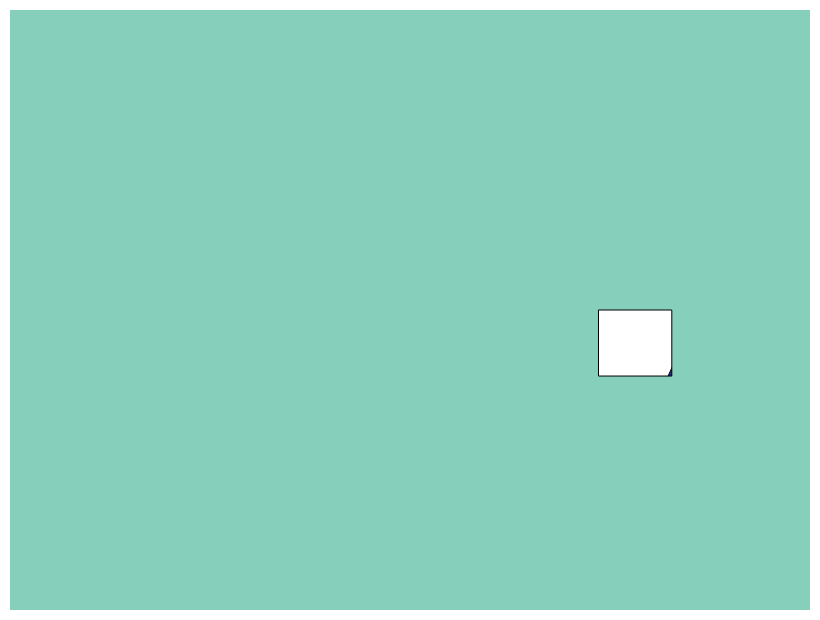

Describe this chart as a Vega-Lite specification.
### Vega specification from a JSON file in a GitHub repository (floating-point values rounded to 4 significant figures)
{"$schema": "https://vega.github.io/schema/vega/v6.json", "autosize": "none", "background": "white", "padding": 5, "width": 400, "height": 300, "style": "view", "data": [{"name": "source_0", "values": [{"type": "Feature", "properties": {"name": "a", "v": 3}, "geometry": {"type": "Polygon", "coordinates": [[[-125, 32], [-118, 48], [-100, 49], [-95, 30], [-110, 28], [-125, 32]]]}}, {"type": "Feature", "properties": {"name": "b", "v": 9}, "geometry": {"type": "Polygon", "coordinates": [[[-95, 30], [-80, 25], [-70, 44], [-90, 48], [-95, 30]]]}}, {"type": "Feature", "properties": {"name": "c", "v": 5}, "geometry": {"type": "Polygon", "coordinates": [[[-82, 35], [-75, 35], [-75, 40], [-82, 40], [-82, 35]]]}}], "format": {"type": "json"}}, {"name": "data_0", "source": "source_0", "transform": [{"type": "formula", "expr": "datum[\"properties\"] && datum[\"properties\"][\"v\"]", "as": "properties.v"}, {"type": "filter", "expr": "isValid(datum[\"properties.v\"]) && isFinite(+datum[\"properties.v\"])"}]}], "projections": [{"name": "projection", "translate": {"signal": "[width / 2, height / 2]"}, "type": "mercator", "scale": 300, "center": [-100, 40]}], "marks": [{"name": "marks", "type": "shape", "clip": true, "style": ["geoshape"], "from": {"data": "data_0"}, "encode": {"update": {"stroke": {"value": "black"}, "strokeWidth": {"value": 0.5}, "fill": {"scale": "color", "field": "properties\\.v"}, "ariaRoleDescription": {"value": "geoshape"}, "description": {"signal": "\"properties.v: \" + (format(datum[\"properties.v\"], \"\"))"}}}, "transform": [{"type": "geoshape", "projection": "projection"}]}], "scales": [{"name": "color", "type": "linear", "domain": {"data": "data_0", "field": "properties\\.v"}, "range": "heatmap", "interpolate": "hcl", "zero": false}], "legends": [{"fill": "color", "gradientLength": {"signal": "clamp(height, 64, 200)"}, "title": "properties.v"}]}
